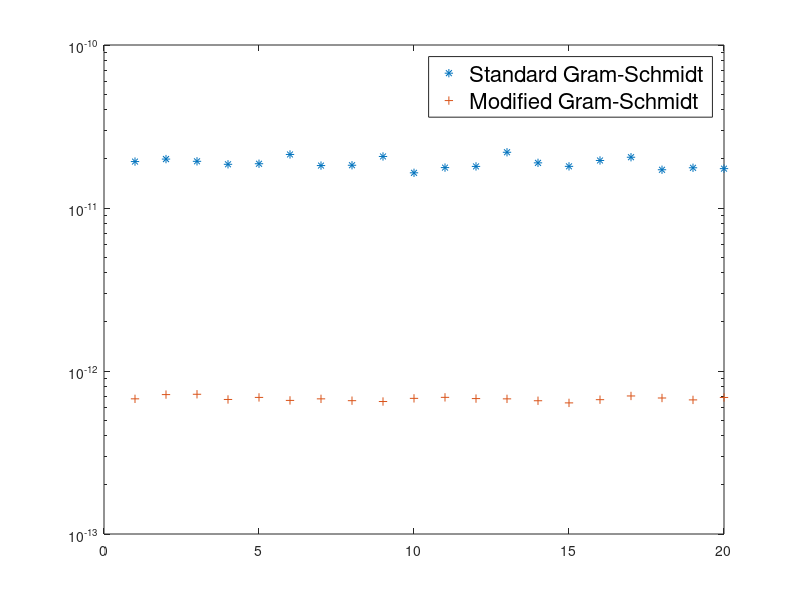

MATLAB code for this plot:
function gs_qr

m=500;
n=200;

for times=1:20
    % generate A
    d=10.^(-5*(1:m)/m');
    A=diag(d)*randn(m,n);
    
    % Run standard Gram Schmidt
    [q1,r1]=GramSchmidt(A);
    % Compute the error of orghogonality of q1.
    err1(times)=norm(q1'*q1-eye(n),'fro');
    
    % Run standard Gram Schmidt
    [q2,r2]=ModifiedGramSchmidt(A);
    % Compute the error of orthogonality of q2.
    err2(times)=norm(q2'*q2-eye(n),'fro');
end

% Plot error against run times.
semilogy(err1,'*');
hold;
semilogy(err2,'+');
legend({'Standard Gram-Schmidt','Modified Gram-Schmidt'},'FontSize',16)


function [Q,R]=GramSchmidt(A)
[m,n]=size(A);
Q=A;
R=zeros(n,n);
for k=1:n
    %%%%%%%%%%%%%%%%%%%%%%
    % Add lines for standard Gram-Schmidt
   if k > 1
   for i = 1:k-1
        R(i,k) = transpose(Q(1:m,i))*A(1:m,k);
        Q(1:m,k) = Q(1:m,k) - R(i,k)*Q(1:m,i);
   end
   end
   R(k,k) = norm(Q(1:m,k));
   Q(1:m,k) = Q(1:m,k)/R(k,k);
    
    
    %%%%%%%%%%%%%%%%%%%%%%
end
end

function [Q,R]=ModifiedGramSchmidt(A)
[m,n]=size(A);
Q=A;
R=zeros(n,n);
for k=1:n
    %%%%%%%%%%%%%%%%%%%%%%%
    % Add lines for modified Gram-Schmidt
   if k > 1
   for i = 1:k-1
        R(i,k) = transpose(Q(1:m,i))*Q(1:m,k);
        Q(1:m,k) = Q(1:m,k) - R(i,k)*Q(1:m,i);
   end
   end
   R(k,k) = norm(Q(1:m,k));
   Q(1:m,k) = Q(1:m,k)/R(k,k);
    
    
    %%%%%%%%%%%%%%%%%%%%%%%
end
end

end